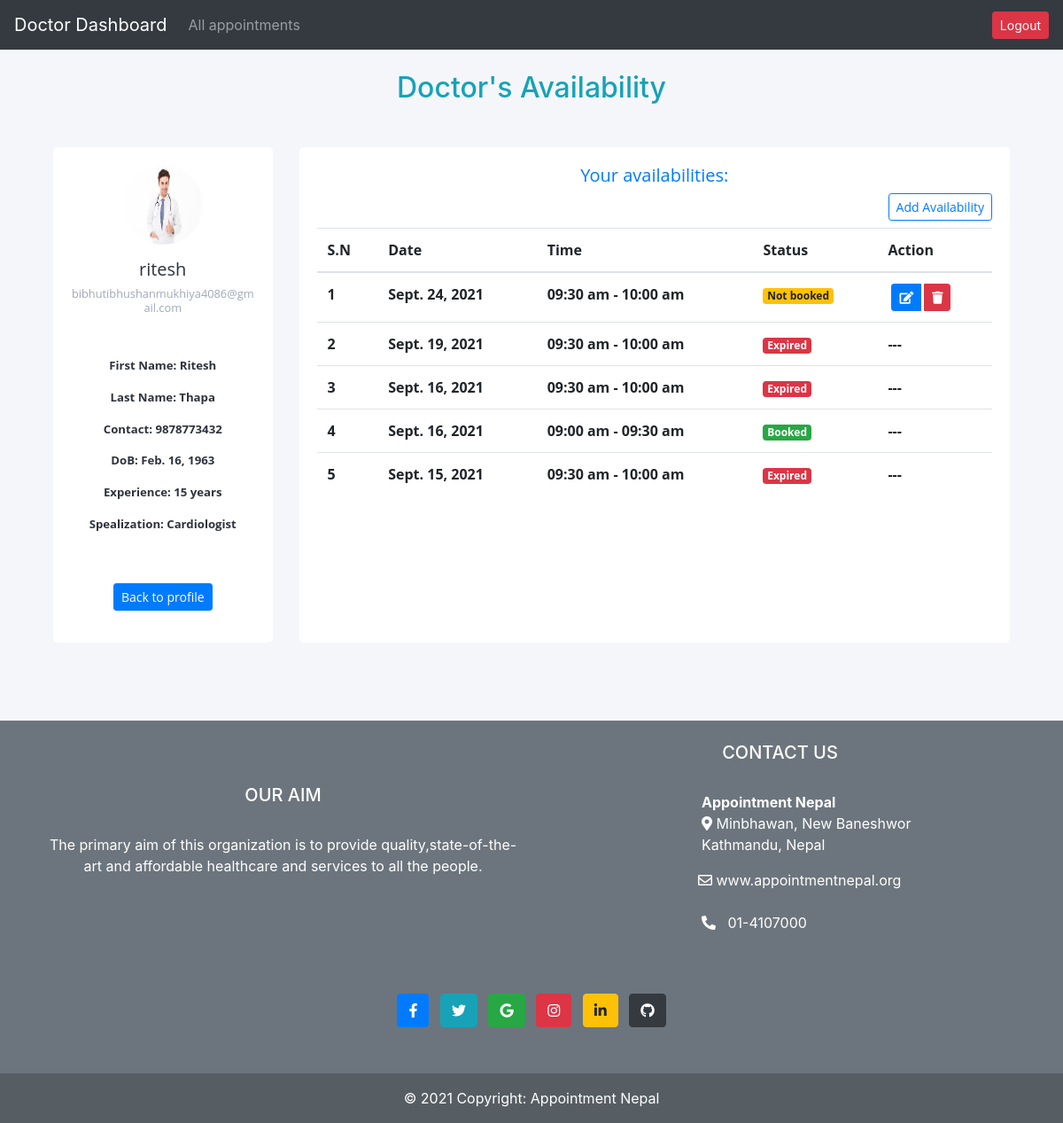
The app's page /doctorsapp/addavailability (signed in) with its own data.
### accounts/models.py (models this page shows, shortened)
class DoctorUser(models.Model):
    user = models.OneToOneField(User, on_delete=models.CASCADE, related_name='doctor')
    dob= models.DateField(null=True)
    total_experience_years= models.PositiveIntegerField(null=True)
    address= models.CharField(max_length=255, null=True)
    contact= models.CharField(max_length=10, null=True)
    maximum_degree= models.ImageField(upload_to='doctors_degree',null=False)
    specilization=models.ForeignKey(Specilization,null=False, on_delete=models.CASCADE)
    profile_pic= models.ImageField(upload_to='doctors_pics', null=True, blank=True)
    admin_approve=models.BooleanField(default=False)
    @property
    def imageUrl(self):
        try:
            url=self.profile_pic.url
        except:
            url=''
        return url

class Specilization(models.Model):
    specilization_type=models.CharField(max_length=255, null=False)
    problem_related=models.CharField(max_length=255, null=False)
    def __str__(self):
        return self.specilization_type

### mainapp/models.py (models this page shows, shortened)
class Availabity(models.Model):
    doctor=models.ForeignKey(DoctorUser, on_delete=models.CASCADE)
    date= models.DateField(null=False)
    time= models.CharField(max_length=20, null=True,choices=times )
    booked= models.BooleanField(default=False)
    class Meta:
        unique_together = ('date', 'time')
    @property
    def is_past_due(self):
        from datetime import date
        return date.today() > self.date

### doctorsapp/views.py (the view, shortened to what this page needs)
# urls.py: path('addavailability',AddAvaibality.as_view(),name="addavai"),
class AddAvaibality(View):
    def get(self, request, *args, **kwargs):
        form=AvaiForm
        doctor=DoctorUser.objects.get(user=(self.request.user))
        all_avai=Availabity.objects.filter(doctor=doctor).order_by('-date')
        return render(request,'doctorsapp/availabity_form.html',{'form':form,'all_avai':all_avai})

### doctorsapp/templates/doctorsapp/availabity_form.html (shortened to what this page needs)
{% extends 'doctorsapp/layout.html' %}
{% load static %}
{% block content %}
<br>
<h2 class="text-center text-info">Doctor's Availability</h2>
<br>
<div class="ok container my-3">
  <div class="container">
      <div class="row gutters">
      <div class="col-xl-3 col-lg-3 col-md-12 col-sm-12 col-12">
      <div class="card h-100">
          <div class="card-body">
              <div class="account-settings">
                  <div class="user-profile">
                      <div class="user-avatar">
                          <img src="{{request.user.doctor.imageUrl}}" alt="doctor pic">
                      </div>
                      <h5 class="user-name">{{request.user.username}}</h5>
                      <h6 class="user-email">{{request.user.email}}</h6>
                  </div>
                  <div class="about">
                      <p>First Name: {{request.user.first_name}}</p>
                      <p>Last Name: {{request.user.last_name}}</p>
                      <p>Contact: {{request.user.doctor.contact}}</p>
                      <p>DoB: {{request.user.doctor.dob}}</p>
                      <p>Experience: {{request.user.doctor.total_experience_years}} years</p>
                      <p>Spealization: {{request.user.doctor.specilization}}</p>
                      <br>
                      <a href="{% url 'doctorsapp:doctorhome' %}" class="btn btn-primary btn-sm mt-3">Back to profile</a>
                  </div>
              </div>
          </div>
      </div>
      </div>
      <div class="col-xl-9 col-lg-9 col-md-12 col-sm-12 col-12">
      <div class="card h-100">
          <div class="card-body">
              <div class="row gutters">
                  <div class="col-xl-12 col-lg-12 col-md-12 col-sm-12 col-12">
                      <h5 class="mb-2 text-primary text-center fw-light ">Your availabilities:</h5>
                  </div>
                  <div class="col-xl-12 col-lg-12 col-md-12 col-sm-12 col-12">
                      <div class="text-right">
                        <button type="button" class="btn btn-outline-primary btn-sm" data-toggle="modal" data-target="#exampleModalCenter">Add Availability</button>
                        <br>
                      </div>
                  </div>
                  <div class="container mt-2">
                      <table class="table">
                          <thead>
                            <tr>
                              <th scope="">S.N</th>
                              <th scope="col">Date</th>
                              <th scope="col">Time</th>
                              <th scope="col">Status</th>
                              <th>Action</th>
                            </tr>
                          </thead>
                          <tbody>
                              {% for i in all_avai %}
                            <tr class="table">
                              <th scope="row">{{ forloop.counter }}</th>
                              <td>{{i.date}}</td>
                              <td>{{i.time}}</td>
                              {% if i.booked %}
                                <td ><small class='badge badge-success badge-sm'>Booked</small> </td>
                                <td>---</td>
                                {% elif i.is_past_due %}
                                <td ><small class='badge badge-danger badge-sm'>Expired</small> </td>
                                <td>---</td>
                                {% else %}
                                <td > <small class='badge badge-warning'> Not booked</small></td>
                                <td>
                                    <div class="btn-group">
                                        <a  href='{% url "doctorsapp:updateavai" i.id%}' type="button" class='btn btn-primary btn-sm mx-1'  ><i class='fas fa-edit'></i></a>
                                        <a href='{% url "doctorsapp:deleteAvailability" i.id%}' class='btn btn-danger btn-sm' onclick="return confirm('Do you really want to delete?')"><i class='fas fa-trash'></i></a>
                                    </div>
                                </td>
                                {% endif %}
                            </tr>
                            {% empty %}
                          <tr>
                              <td><h5 class="text-center my-4 text-secondary">No availabilities addded.</h5></td>
                          </tr>
                          {% endfor %}
                          </tbody>
                        </table>
                  </div>
              </div>
          </div>
      </div>
      </div>
      </div>
      </div>
</div>
<br> <br> <br>
{% include 'mainapp/footer.html' %}
{% endblock %}

### statics/mainapp/css/navbar.css (style rules this page uses)
* { overflow-x: wrap; }
.ok { font-family: 'Open Sans', sans-serif; font-size: 1em; font-weight: bold; }

### doctorsapp/templates/doctorsapp/availabity_form.html (style rules this page uses)
.card a { text-decoration: none; color: #fff; }
body { margin: 0; color: #2e323c; background: #f5f6fa; position: relative; height: 100%; }
.account-settings .user-profile { margin: 0 0 1rem 0; padding-bottom: 1rem; text-align: center; }
.account-settings .user-profile .user-avatar { margin: 0 0 1rem 0; }
.account-settings .user-profile .user-avatar img { width: 90px; height: 90px; -webkit-border-radius: 100px; -moz-border-radius: 100px; border-radius: 100px; }
.account-settings .user-profile h5.user-name { margin: 0 0 0.5rem 0; }
.account-settings .user-profile h6.user-email { margin: 0; font-size: 0.8rem; font-weight: 400; color: #9fa8b9; }
.account-settings .about { margin: 2rem 0 0 0; text-align: center; }
.account-settings .about p { font-size: 0.825rem; }
.card { background: #ffffff; -webkit-border-radius: 5px; -moz-border-radius: 5px; border-radius: 5px; border: 0; margin-bottom: 1rem; }

### records on screen
Availabity: date "Sept. 24, 2021", time "09:30 am - 10:00 am", booked "Not booked"
Availabity: date "Sept. 19, 2021", time "09:30 am - 10:00 am", booked "Expired"
Availabity: date "Sept. 16, 2021", time "09:30 am - 10:00 am", booked "Expired"
Availabity: date "Sept. 16, 2021", time "09:00 am - 09:30 am", booked "Booked"
Availabity: date "Sept. 15, 2021", time "09:30 am - 10:00 am", booked "Expired"

### other values on screen
{{ request.user.username }} "ritesh"
{{ request.user.email }} "bibhutibhushanmukhiya4086@gmail.com"
{{ request.user.first_name }} "Ritesh"
{{ request.user.last_name }} "Thapa"
{{ request.user.doctor.contact }} "9878773432"
{{ request.user.doctor.dob }} "Feb. 16, 1963"
{{ request.user.doctor.total_experience_years }} "15"
{{ request.user.doctor.specilization }} "Cardiologist"
